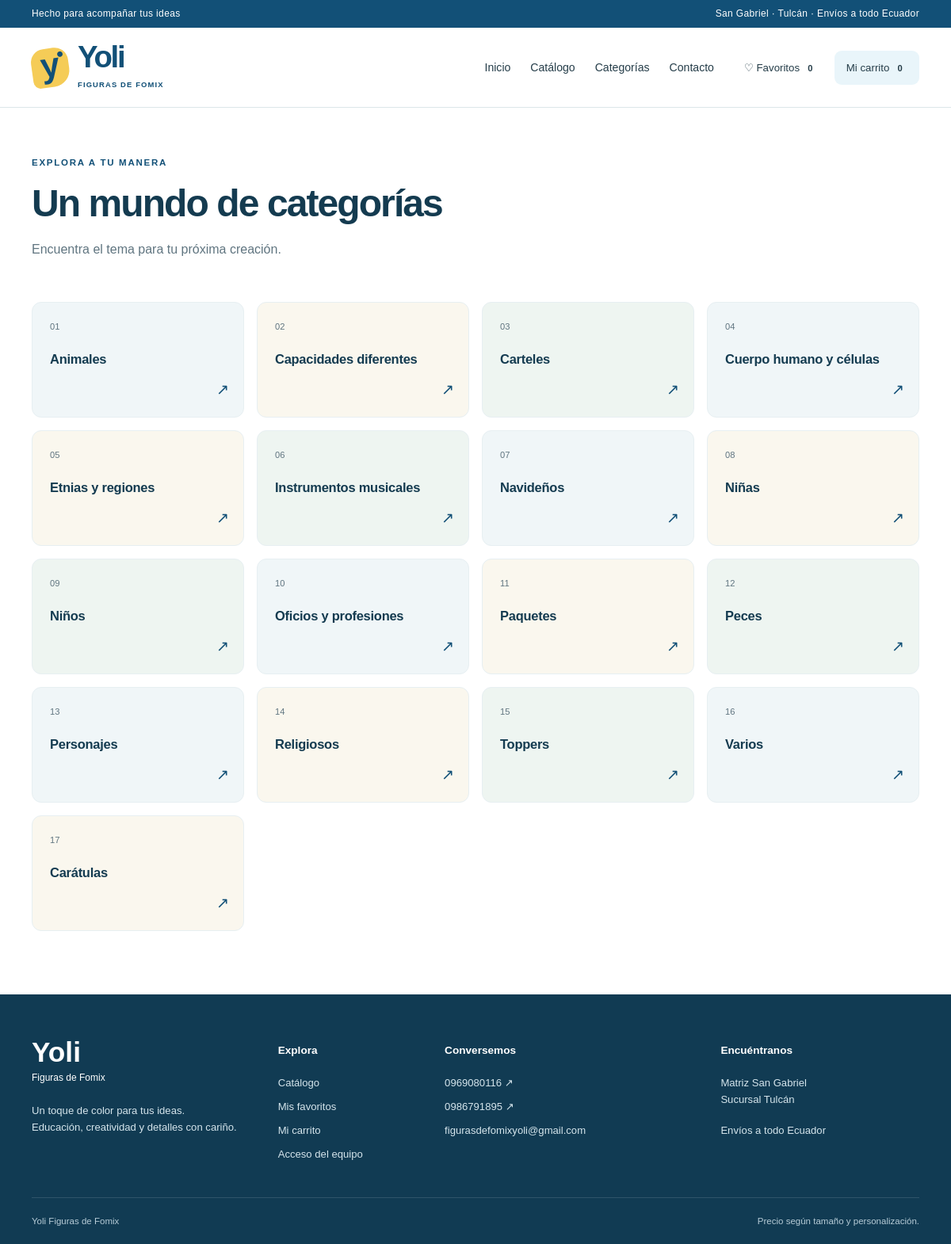
Screenshot of /categorias with the database file from the repository.
### app/models/category.py (models this page shows)
class Category(db.Model):
    __tablename__ = 'categories'
    id = db.Column(db.Integer, primary_key=True)
    name = db.Column(db.String(120), nullable=False, unique=True)
    slug = db.Column(db.String(140), nullable=False, unique=True)
    description = db.Column(db.Text)
    sort_order = db.Column(db.Integer, nullable=False, default=0)
    is_active = db.Column(db.Boolean, nullable=False, default=True)
    products = db.relationship('Product', back_populates='category')

### app/catalog/routes.py (the view)
@bp.get('/categorias')
def categories():
    return render_template('public/categories.html')

### app/templates/public/categories.html (shortened to what this page needs)
{% extends 'public/base.html' %}
{% block content %}<section class="page-intro container">
<span class="eyebrow">EXPLORA A TU MANERA</span>
<h1>Un mundo de categorías</h1>
<p>Encuentra el tema para tu próxima creación.</p>
</section>
<section class="container section-bottom">
<div class="category-grid">{% for category in categories %}
{% set category_index = loop.index %}
{% include 'components/category_card.html' %}
{% else %}<p>Las categorías estarán disponibles próximamente.</p>{% endfor %}</div>
</section>{% endblock %}

### app/templates/components/category_card.html
<a class="category-card" href="{{ url_for('catalog.catalog', categoria=category.slug) }}">
<span class="category-number">{{ '%02d'|format(category_index) }}</span>
<h3>{{ category.name }}</h3>
<span class="category-arrow" aria-hidden="true">↗</span>
</a>

### app/static/css/styles.css (style rules this page uses)
:root { --blue:#125077; --blue-dark:#143b50; --sky:#e9f5fa; --yellow:#f5cc57; --ink:#253d49; --muted:#607580; --line:#dce6e9; --paper:#fff; --radius:18px; --shadow:0 12px 35px #193f5010; }
* { box-sizing:border-box; }
body { margin:0; font-family:'Trebuchet MS',Arial,sans-serif; font-size:16px; line-height:1.6; color:var(--ink); background:#fff; }
a { color:inherit; text-decoration:none; }
button,a,input,select,textarea { -webkit-tap-highlight-color:transparent; }
h1,h2,h3,p { margin-top:0; }
h1,h2,h3 { line-height:1.16; letter-spacing:-.04em; color:var(--blue-dark); }
h1 { font-size:clamp(2.5rem,5vw,4.5rem); margin-bottom:24px; }
h3 { font-size:1.2rem; }
p { margin-bottom:18px; }
.container { max-width:1240px; width:calc(100% - 80px); margin:0 auto; }
.section-bottom { padding-bottom:80px; }
.eyebrow { font-size:.72rem; letter-spacing:.15em; font-weight:700; display:block; color:var(--blue); margin-bottom:14px; }
.category-grid { display:grid; grid-template-columns:repeat(4,1fr); gap:16px; }
.category-card { position:relative; min-height:146px; padding:22px; background:#f0f6f8; border:1px solid #e7eff2; border-radius:12px; transition:transform .15s,background .15s; }
.category-card:nth-child(3n+2) { background:#faf7ee; }
.category-card:nth-child(3n) { background:#eef5f1; }
.category-number { font-size:.7rem; color:var(--muted); display:block; margin-bottom:22px; }
.category-card h3 { font-size:1.03rem; letter-spacing:-.015em; margin:0; padding-right:22px; }
.category-arrow { position:absolute; right:18px; bottom:18px; font-size:1.2rem; color:var(--blue); }
.page-intro { padding-top:60px; padding-bottom:35px; }
.page-intro h1 { font-size:3rem; margin-bottom:18px; }
.page-intro p { color:var(--muted); max-width:720px; }

### rows the page displays
Category: category_index "01", name "Animales"
Category: category_index "02", name "Capacidades diferentes"
Category: category_index "03", name "Carteles"
Category: category_index "04", name "Cuerpo humano y células"
Category: category_index "05", name "Etnias y regiones"
Category: category_index "06", name "Instrumentos musicales"
Category: category_index "07", name "Navideños"
Category: category_index "08", name "Niñas"
Category: category_index "09", name "Niños"
Category: id "10", name "Oficios y profesiones"
Category: id "11", name "Paquetes"
Category: id "12", name "Peces"
Category: id "13", name "Personajes"
Category: id "14", name "Religiosos"
Category: id "15", name "Toppers"
Category: id "16", name "Varios"
Category: id "17", name "Carátulas"
